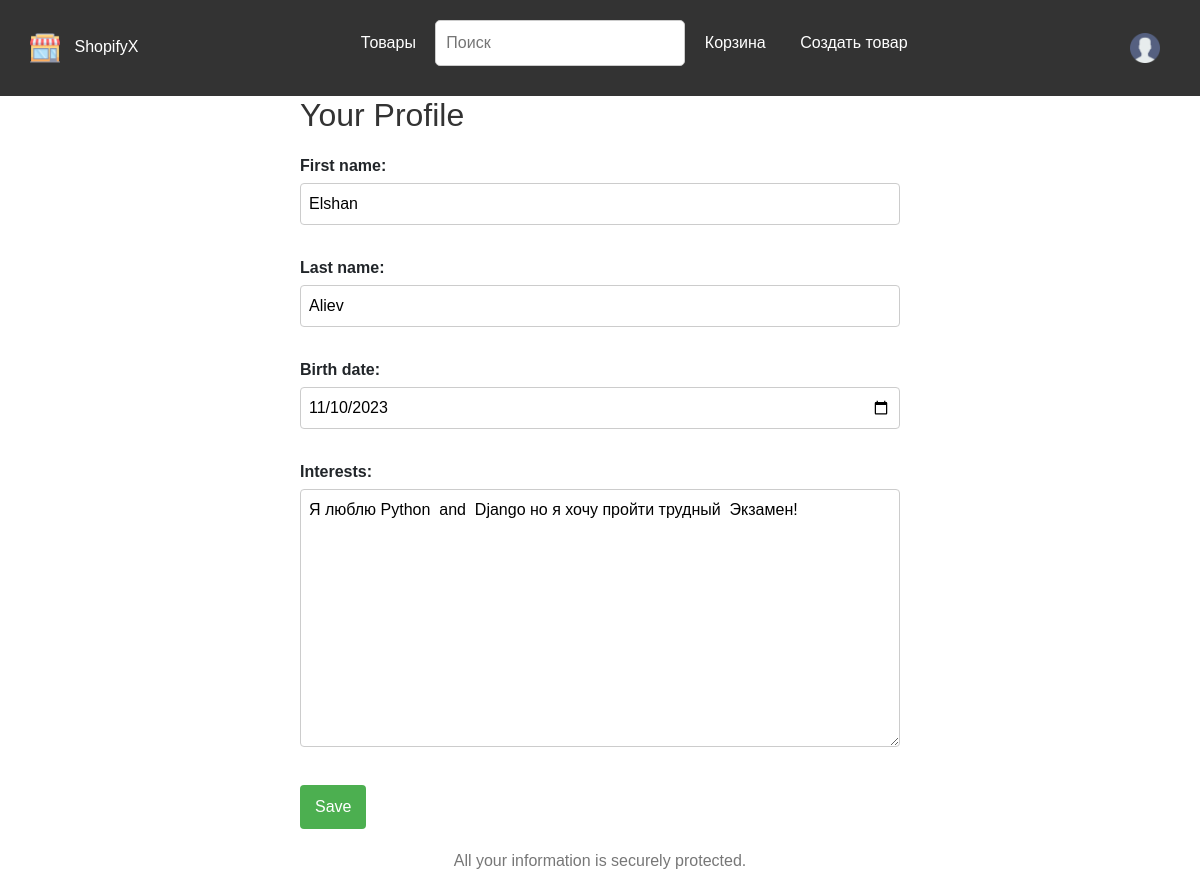
The page /profile/ (signed in) on the database its author committed.
### Profile/models.py (models this page shows, shortened)
class UserProfile(models.Model):
    user = models.OneToOneField(User, on_delete=models.CASCADE)
    first_name = models.CharField(max_length=50)
    last_name = models.CharField(max_length=50)
    birth_date = models.DateField(null=True, blank=True)
    interests = models.TextField(max_length=100)

### Profile/views.py (the view)
# urls.py: path('', profile, name='profiles'),
@login_required
def profile(request):
    user_profile, created = UserProfile.objects.get_or_create(user=request.user)
    if request.method == 'POST':
        form = UserProfileForm(request.POST, instance=user_profile)
        if form.is_valid():
            form.save()
            return redirect('profile')
    else:
        form = UserProfileForm(instance=user_profile)
    return render(request, 'profile/profile.html', {'form': form})

### Profile/forms.py
class UserProfileForm(forms.ModelForm):
    class Meta:
        model = UserProfile
        fields = ['first_name', 'last_name', 'birth_date', 'interests']
        widgets = {
            'birth_date': forms.DateInput(attrs={'type': 'date'}),
        }

### Profile/templates/profile/profile.html (shortened to what this page needs)
{% extends 'main/base.html' %}
{% block content %}
  <div class="profile-container">
    <h2>Your Profile</h2>
    <form method="post" class="profile-form">
      {{ form.as_p }}
      <button type="submit" class="save-button">Save</button>
    </form>
    <div class="security-info">
      <p>All your information is securely protected.</p>
    </div>
  </div>
{% endblock %}

### Main/templates/main/navbar.html (style rules this page uses)
body { font-family: Arial, sans-serif; margin: 0; padding: 0; }

### Profile/templates/profile/profile.html (style rules this page uses)
.profile-container { max-width: 600px; margin: 0 auto; }
h2 { color: #333; }
.profile-form { margin-top: 20px; }
label { display: block; margin-top: 10px; font-weight: bold; }
input[type="text"], input[type="date"], textarea { width: 100%; padding: 8px; margin-top: 5px; margin-bottom: 15px; box-sizing: border-box; border: 1px solid #ccc; border-radius: 4px; }
.save-button { background-color: #4CAF50; color: white; padding: 10px 15px; border: none; border-radius: 4px; cursor: pointer; }
.security-info { margin-top: 20px; text-align: center; }
.security-info p { color: #777; }

### rows shown on the page
UserProfile: first_name "Elshan", last_name "Aliev", birth_date "11/10/2023", interests "Я люблю Python and Django но я хочу пройти трудный Экзамен!"
